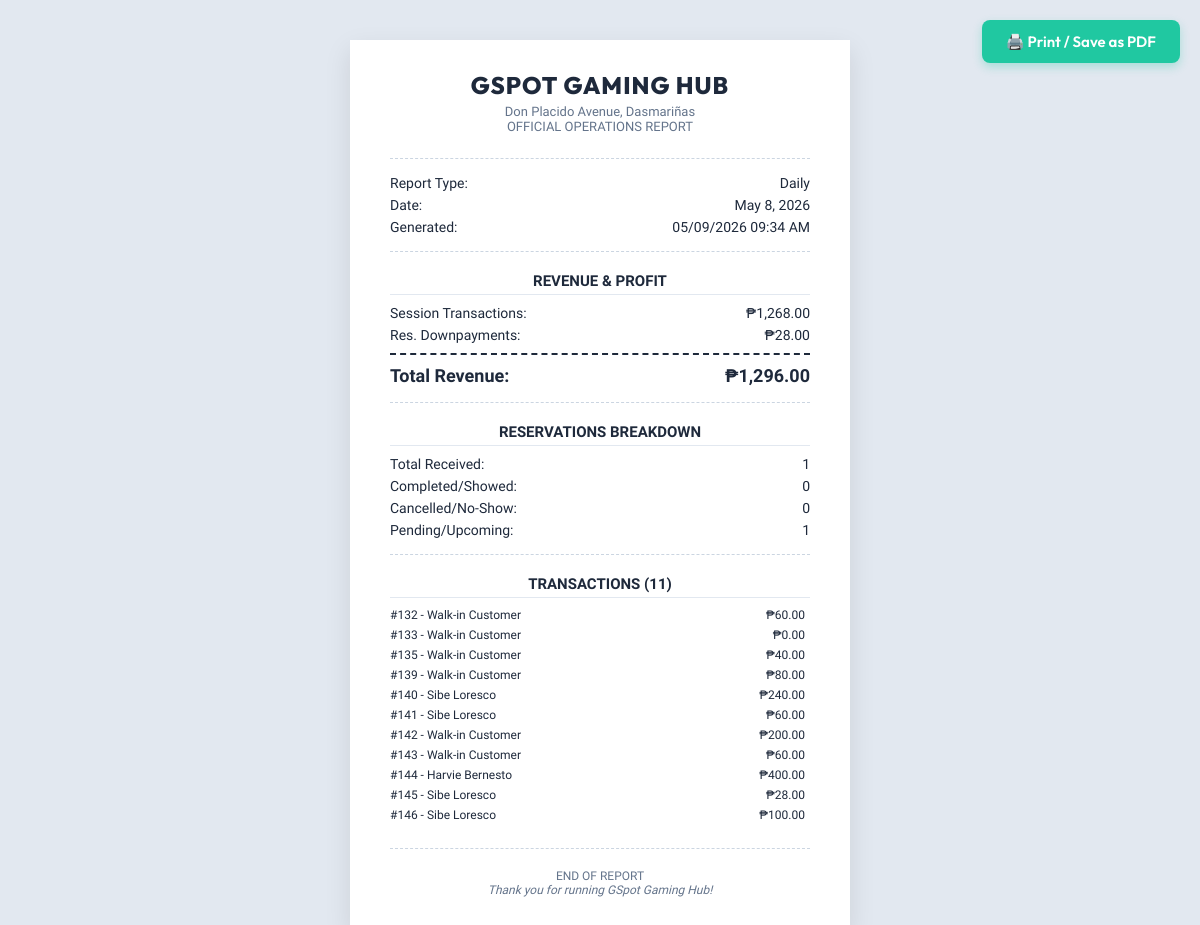
The page /report_activity_logs.php?date=2026-05-08 19:17:12 (signed in) on the database its author committed.
### tables this page shows
CREATE TABLE `transactions` (
  `transaction_id` int(11) NOT NULL,
  `session_id` int(11) DEFAULT NULL,
  `user_id` int(11) NOT NULL,
  `amount` decimal(10,2) NOT NULL DEFAULT 0.00,
  `tendered_amount` decimal(10,2) DEFAULT NULL,
  `shortfall_amount` decimal(10,2) DEFAULT NULL,
  `payment_note` varchar(255) DEFAULT NULL,
  `payment_method` enum('cash','gcash','credit_card') NOT NULL DEFAULT 'cash',
  `payment_status` enum('pending','completed','failed') NOT NULL DEFAULT 'pending',
  `transaction_date` datetime NOT NULL DEFAULT current_timestamp(),
  `processed_by` int(11) NOT NULL,
  `created_at` datetime NOT NULL DEFAULT current_timestamp()
);

CREATE TABLE `users` (
  `user_id` int(11) NOT NULL,
  `email` varchar(100) NOT NULL,
  `password_hash` varchar(255) NOT NULL,
  `full_name` varchar(100) NOT NULL,
  `phone` varchar(20) DEFAULT NULL,
  `role` enum('customer','shopkeeper','owner','walkin') NOT NULL DEFAULT 'customer',
  `status` enum('active','inactive') NOT NULL DEFAULT 'active',
  `email_verified` tinyint(1) NOT NULL DEFAULT 0,
  `verification_token` varchar(64) DEFAULT NULL,
  `verification_expires` datetime DEFAULT NULL,
  `reset_token` varchar(64) DEFAULT NULL,
  `reset_expires` datetime DEFAULT NULL,
  `created_at` datetime NOT NULL DEFAULT current_timestamp(),
  `consecutive_cancellations` tinyint(3) UNSIGNED NOT NULL DEFAULT 0,
  `reservation_banned_until` datetime DEFAULT NULL
);

### includes/db_functions.php (called while the page is built, shortened)
<?php
function getOperatingDayBounds($operating_date) {
    $start = $operating_date . ' 06:00:00';
    $end_dt = new DateTime($operating_date);
    $end_dt->modify('+1 day');
    $end = $end_dt->format('Y-m-d') . ' 05:59:59';
    return [$start, $end];
}
?>

### report_activity_logs.php (the view, shortened to what this page needs)
<?php
require_once __DIR__ . '/includes/db_functions.php';
$type = $_GET['type'] ?? 'daily';
$dateVal = $_GET['date'] ?? date('Y-m-d');
$txWhere = ""; $resWhere = "";
$dateLabel = "";
if ($type === 'daily') {
    [$start, $end] = getOperatingDayBounds($dateVal);
    $txWhere = "transaction_date BETWEEN '$start' AND '$end'";
    $resWhere = "created_at BETWEEN '$start' AND '$end'";
    $dateLabel = date('F j, Y', strtotime($dateVal));
} elseif ($type === 'monthly') {
    $safeDate = $conn->real_escape_string($dateVal);
    $txWhere = "DATE_FORMAT(transaction_date, '%Y-%m') = '$safeDate'";
    $resWhere = "DATE_FORMAT(created_at, '%Y-%m') = '$safeDate'";
    $dateLabel = date('F Y', strtotime($safeDate . '-01'));
} else {
    $safeDate = $conn->real_escape_string($dateVal);
    $txWhere = "YEAR(transaction_date) = '$safeDate'";
    $resWhere = "YEAR(created_at) = '$safeDate'";
    $dateLabel = $safeDate;
}
$revTx = $conn->query("SELECT COALESCE(SUM(amount),0) AS total, COUNT(*) AS cnt FROM transactions WHERE payment_status='completed' AND $txWhere")->fetch_assoc();
$revRes = $conn->query("SELECT COALESCE(SUM(downpayment_amount),0) AS total FROM reservations WHERE downpayment_paid=1 AND $resWhere")->fetch_assoc();
$totalRevenue = $revTx['total'] + $revRes['total'];
$totalTransactions = $revTx['cnt'];
$resStats = $conn->query("
    SELECT
        COUNT(*) AS total_reservations,
        SUM(status = 'converted') AS completed_res,
        SUM(status = 'cancelled' OR status = 'no_show') AS cancelled_res,
        SUM(status = 'reserved' OR status = 'pending') AS pending_res
    FROM reservations WHERE $resWhere
")->fetch_assoc();
$txList = $conn->query("
    SELECT t.*, u.full_name
    FROM transactions t
    JOIN users u ON t.user_id=u.user_id
    WHERE t.payment_status='completed' AND $txWhere
    ORDER BY t.transaction_date ASC
")->fetch_all(MYSQLI_ASSOC);
?>
<!DOCTYPE html>
<html lang="en">
<head>
</head>
<body>
    <button class="print-btn" onclick="window.print()">🖨️ Print / Save as PDF</button>
    <div class="receipt">
        <div class="header">
            <h1>GSpot Gaming Hub</h1>
            <p>Don Placido Avenue, Dasmariñas</p>
            <p>OFFICIAL OPERATIONS REPORT</p>
        </div>
        <div class="divider"></div>
        <div class="flex"><span>Report Type:</span> <span><?= ucfirst($type) ?></span></div>
        <div class="flex"><span>Date:</span> <span><?= htmlspecialchars($dateLabel) ?></span></div>
        <div class="flex"><span>Generated:</span> <span><?= date('m/d/Y h:i A') ?></span></div>
        <div class="divider"></div>
        <?php if ($totalTransactions == 0 && $resStats['total_reservations'] == 0 && $totalRevenue == 0): ?>
            <div style="text-align:center; padding: 40px 20px; color:#64748b;">
                <h3 style="margin:0 0 10px 0; font-family:'Outfit', sans-serif;">No Data Available</h3>
                <p style="margin:0; font-size:14px;">There are no transactions or reservations recorded for the selected timeframe.</p>
            </div>
        <?php else: ?>
            <div class="section-title">REVENUE & PROFIT</div>
            <div class="flex"><span>Session Transactions:</span> <span>₱<?= number_format($revTx['total'], 2) ?></span></div>
            <div class="flex"><span>Res. Downpayments:</span> <span>₱<?= number_format($revRes['total'], 2) ?></span></div>
            <div class="total-row"><span>Total Revenue:</span> <span>₱<?= number_format($totalRevenue, 2) ?></span></div>
            <div class="divider"></div>
        <div class="section-title">RESERVATIONS BREAKDOWN</div>
        <div class="flex"><span>Total Received:</span> <span><?= (int)$resStats['total_reservations'] ?></span></div>
        <div class="flex"><span>Completed/Showed:</span> <span><?= (int)$resStats['completed_res'] ?></span></div>
        <div class="flex"><span>Cancelled/No-Show:</span> <span><?= (int)$resStats['cancelled_res'] ?></span></div>
        <div class="flex"><span>Pending/Upcoming:</span> <span><?= (int)$resStats['pending_res'] ?></span></div>
        <div class="divider"></div>
        <div class="section-title">TRANSACTIONS (<?= count($txList) ?>)</div>
        <div class="tx-list">
            <?php if (empty($txList)): ?>
                <div style="text-align:center;color:#64748b;margin-top:10px;">No transactions recorded.</div>
            <?php else: ?>
                <div class="tx-list-wrapper" id="txWrapper">
                    <?php foreach ($txList as $idx => $tx): ?>
                        <div class="tx-item" data-index="<?= $idx ?>">
                            <span style="flex:1;overflow:hidden;text-overflow:ellipsis;white-space:nowrap;margin-right:10px;">
                                #<?= $tx['transaction_id'] ?> - <?= htmlspecialchars($tx['full_name']) ?>
                            </span>
                            <span>₱<?= number_format($tx['amount'], 2) ?></span>
                        </div>
                    <?php endforeach; ?>
                </div>
            <?php endif; ?>
        </div>
        <?php endif; ?>
        <div class="divider"></div>
        <div style="text-align:center;font-size:12px;color:#64748b;margin-top:20px;">
            END OF REPORT<br>
            <i>Thank you for running GSpot Gaming Hub!</i>
        </div>
    </div>
</body>
</html>

### report_activity_logs.php (style rules this page uses)
body { font-family: 'Courier Prime', monospace; background: #e2e8f0; color: #1e293b; margin: 0; padding: 40px; display: flex; justify-content: center; }
.receipt { background: #fff; width: 420px; padding: 30px 40px; box-shadow: 0 10px 25px rgba(0,0,0,0.1); position: relative; }
.receipt::after { content: ""; position: absolute; bottom: -10px; left: 0; right: 0; height: 10px; background-size: 20px 20px; background-image: radial-gradient(circle at 10px 0, transparent 10px, #fff 11px); }
.header { text-align: center; margin-bottom: 24px; }
.header h1 { font-family: 'Outfit', sans-serif; font-size: 24px; font-weight: 800; margin: 0 0 4px 0; letter-spacing: 1px; text-transform: uppercase; }
.header p { margin: 0; font-size: 13px; color: #64748b; }
.divider { border-top: 1px dashed #cbd5e1; margin: 16px 0; }
.flex { display: flex; justify-content: space-between; margin-bottom: 6px; font-size: 14px; }
.section-title { font-weight: bold; text-align: center; margin: 20px 0 10px; text-transform: uppercase; font-size: 15px; border-bottom: 1px solid #e2e8f0; padding-bottom: 4px; }
.total-row { display: flex; justify-content: space-between; font-size: 18px; font-weight: bold; margin-top: 10px; padding-top: 10px; border-top: 2px dashed #1e293b; }
.tx-list { font-size: 12px; margin-bottom: 20px; }
.tx-list-wrapper { max-height: 350px; overflow-y: auto; padding-right: 5px; margin-bottom: 10px; }
.tx-item { display: flex; justify-content: space-between; margin-bottom: 6px; page-break-inside: avoid; break-inside: avoid; }
.print-btn { position: fixed; top: 20px; right: 20px; background: #20c8a1; color: #fff; border: none; padding: 12px 24px; border-radius: 8px; font-family: 'Outfit', sans-serif; font-size: 15px; font-weight: 600; cursor: pointer; box-shadow: 0 4px 10px rgba(32,200,161,0.3); transition: background 0.2s; }

### rows shown on the page
transactions: transaction_id "132", user.full_name "Walk-in Customer", amount "60.00"
transactions: transaction_id "133", user.full_name "Walk-in Customer", amount "0.00"
transactions: transaction_id "135", user.full_name "Walk-in Customer", amount "40.00"
transactions: transaction_id "139", user.full_name "Walk-in Customer", amount "80.00"
transactions: transaction_id "140", user.full_name "Sibe Loresco", amount "240.00"
transactions: transaction_id "141", user.full_name "Sibe Loresco", amount "60.00"
transactions: transaction_id "142", user.full_name "Walk-in Customer", amount "200.00"
transactions: transaction_id "143", user.full_name "Walk-in Customer", amount "60.00"
transactions: transaction_id "144", user.full_name "Harvie Bernesto", amount "400.00"
transactions: transaction_id "145", user.full_name "Sibe Loresco", amount "28.00"
transactions: transaction_id "146", user.full_name "Sibe Loresco", amount "100.00"

### other values the page prints
$type "Daily"
$dateLabel "May 8, 2026"
$revTx['total'] "1,268.00"
$revRes['total'] "28.00"
$totalRevenue "1,296.00"
$resStats['total_reservations'] "1"
$resStats['completed_res'] "0"
$resStats['cancelled_res'] "0"
$resStats['pending_res'] "1"
count($txList) "11"
